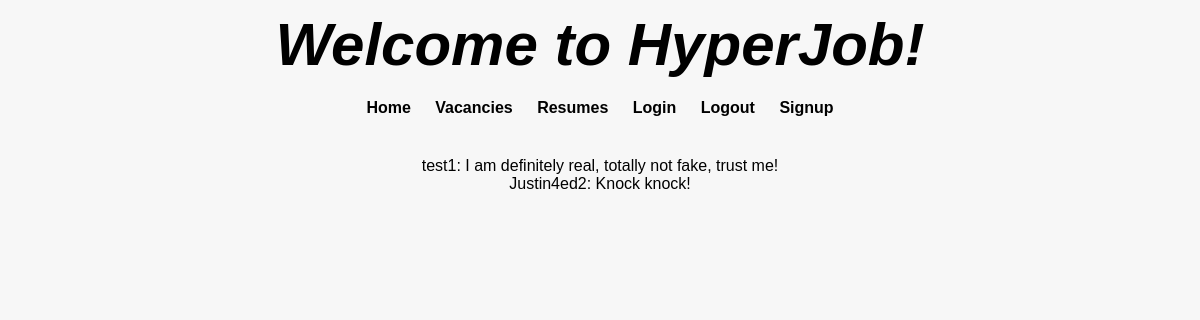
Page /resumes/ on the committed database.
### resume/models.py (models this page shows)
class Resume(models.Model):
    description = models.TextField(max_length=1024)
    author = models.ForeignKey(User, on_delete=models.CASCADE)

### resume/views.py (the view)
# urls.py: path('resumes/', ResumeView.as_view(), name='resumes'),
class ResumeView(View):
    @staticmethod
    def get(request):
        resumes = Resume.objects.all()
        return render(request, 'resume.html', context={'resumes': resumes})

### HyperJob-Django-Project/resume/templates/resume.html (shortened to what this page needs)
{% extends 'menu.html' %}
{% load static %}
    {% block content %}
    {% for resume in resumes %}
    <div>
        {{ resume.author.username }}: {{ resume.description }}
    </div>
    {% endfor %}
    {% endblock %}

### HyperJob-Django-Project/static/css/styles.css (style rules this page uses)
body, h1, h2, h3, p, a, form { margin: 0; padding: 0; }
body { font-family: Arial, sans-serif; background-color: #f7f7f7; }

### rows in the picture
Resume: author.username "test1", description "I am definitely real, totally not fake, trust me!"
Resume: author.username "Justin4ed2", description "Knock knock!"
